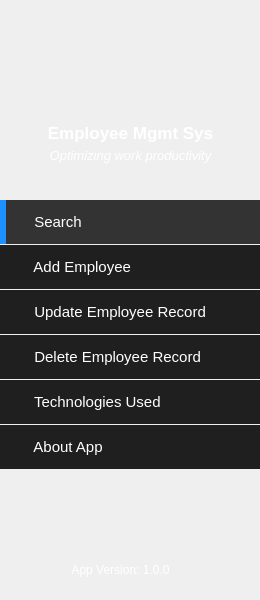
   <widget class="QWidget" name="leftWidget" native="true">
    <property name="geometry">
     <rect>
      <x>0</x>
      <y>0</y>
      <width>260</width>
      <height>600</height>
     </rect>
    </property>
    <property name="styleSheet">
     <string notr="true">#leftWidget
{
	width:260px;
	background:#1F1F1F;
}</string>
    </property>
    <widget class="QLabel" name="label">
     <property name="geometry">
      <rect>
       <x>-40</x>
       <y>10</y>
       <width>325</width>
       <height>125</height>
      </rect>
     </property>
     <property name="text">
      <string/>
     </property>
     <property name="pixmap">
      <pixmap resource="resources.qrc">:/Images/Corporate Management.png</pixmap>
     </property>
     <property name="scaledContents">
      <bool>true</bool>
     </property>
    </widget>
    <widget class="QLabel" name="label_2">
     <property name="geometry">
      <rect>
       <x>0</x>
       <y>118</y>
       <width>261</width>
       <height>31</height>
      </rect>
     </property>
     <property name="font">
      <font>
       <family>Segoe UI</family>
       <pointsize>13</pointsize>
       <weight>75</weight>
       <bold>true</bold>
      </font>
     </property>
     <property name="text">
      <string>&lt;html&gt;&lt;head/&gt;&lt;body&gt;&lt;p align=&quot;center&quot;&gt;&lt;span style=&quot; color:#ffffff;&quot;&gt;Employee Mgmt Sys&lt;/span&gt;&lt;/p&gt;&lt;/body&gt;&lt;/html&gt;</string>
     </property>
    </widget>
    <widget class="QLabel" name="label_3">
     <property name="geometry">
      <rect>
       <x>0</x>
       <y>146</y>
       <width>261</width>
       <height>20</height>
      </rect>
     </property>
     <property name="font">
      <font>
       <pointsize>9</pointsize>
      </font>
     </property>
     <property name="text">
      <string>&lt;html&gt;&lt;head/&gt;&lt;body&gt;&lt;p align=&quot;center&quot;&gt;&lt;span style=&quot; font-size:10pt; font-style:italic; color:#ffffff;&quot;&gt;Optimizing work productivity&lt;/span&gt;&lt;/p&gt;&lt;/body&gt;&lt;/html&gt;</string>
     </property>
    </widget>
    <widget class="QPushButton" name="searchButton">
     <property name="geometry">
      <rect>
       <x>0</x>
       <y>200</y>
       <width>260</width>
       <height>44</height>
      </rect>
     </property>
     <property name="font">
      <font>
       <pointsize>11</pointsize>
      </font>
     </property>
     <property name="styleSheet">
      <string notr="true">#searchButton
{
	text-align:left;
	padding-left:20px;
	border:none;
	border-left:6px solid dodgerblue;
	color:white;	
	background:#333333;
}</string>
     </property>
     <property name="text">
      <string>  Search</string>
     </property>
     <property name="icon">
      <iconset resource="resources.qrc">
       <normaloff>:/Images/icons8_Find_User_Male_50px.png</normaloff>:/Images/icons8_Find_User_Male_50px.png</iconset>
     </property>
     <property name="iconSize">
      <size>
       <width>32</width>
       <height>32</height>
      </size>
     </property>
    </widget>
    <widget class="QPushButton" name="aboutButton">
     <property name="geometry">
      <rect>
       <x>0</x>
       <y>425</y>
       <width>260</width>
       <height>44</height>
      </rect>
     </property>
     <property name="font">
      <font>
       <pointsize>11</pointsize>
      </font>
     </property>
     <property name="styleSheet">
      <string notr="true">#aboutButton
{
	text-align:left;
	padding-left:26px;
	border:none;	
	color:white;	
	background:#1F1F1F;
}
#aboutButton:hover
{
	text-align:left;
	padding-left:26px;	
	border:none;	
	color:white;	
	background:#333333;
}</string>
     </property>
     <property name="text">
      <string>  About App</string>
     </property>
     <property name="icon">
      <iconset resource="resources.qrc">
       <normaloff>:/Images/icons8_Money_50px_1.png</normaloff>:/Images/icons8_Money_50px_1.png</iconset>
     </property>
     <property name="iconSize">
      <size>
       <width>32</width>
       <height>32</height>
      </size>
     </property>
    </widget>
    <widget class="QPushButton" name="addEmpButton">
     <property name="geometry">
      <rect>
       <x>0</x>
       <y>245</y>
       <width>260</width>
       <height>44</height>
      </rect>
     </property>
     <property name="font">
      <font>
       <pointsize>11</pointsize>
      </font>
     </property>
     <property name="styleSheet">
      <string notr="true">#addEmpButton
{
	text-align:left;
	padding-left:26px;
	border:none;	
	color:white;	
	background:#1F1F1F;
}
#addEmpButton:hover
{
	text-align:left;
	padding-left:26px;
	border:none;	
	color:white;	
	background:#333;
}</string>
     </property>
     <property name="text">
      <string>  Add Employee</string>
     </property>
     <property name="icon">
      <iconset resource="resources.qrc">
       <normaloff>:/Images/icons8_Add_User_Male_50px.png</normaloff>:/Images/icons8_Add_User_Male_50px.png</iconset>
     </property>
     <property name="iconSize">
      <size>
       <width>32</width>
       <height>32</height>
      </size>
     </property>
    </widget>
    <widget class="QPushButton" name="updateEmpButton">
     <property name="geometry">
      <rect>
       <x>0</x>
       <y>290</y>
       <width>260</width>
       <height>44</height>
      </rect>
     </property>
     <property name="font">
      <font>
       <pointsize>11</pointsize>
      </font>
     </property>
     <property name="styleSheet">
      <string notr="true">#updateEmpButton
{
	text-align:left;
	padding-left:26px;
	border:none;	
	color:white;	
	background:#1F1F1F;
}
#updateEmpButton:hover
{
	text-align:left;
	padding-left:26px;
	border:none;	
	color:white;	
	background:#333;
}</string>
     </property>
     <property name="text">
      <string>  Update Employee Record</string>
     </property>
     <property name="icon">
      <iconset resource="resources.qrc">
       <normaloff>:/Images/icons8_Registration_50px.png</normaloff>:/Images/icons8_Registration_50px.png</iconset>
     </property>
     <property name="iconSize">
      <size>
       <width>32</width>
       <height>32</height>
      </size>
     </property>
    </widget>
    <widget class="QPushButton" name="deleteEmpButton">
     <property name="geometry">
      <rect>
       <x>0</x>
       <y>335</y>
       <width>260</width>
       <height>44</height>
      </rect>
     </property>
     <property name="font">
      <font>
       <pointsize>11</pointsize>
      </font>
     </property>
     <property name="styleSheet">
      <string notr="true">#deleteEmpButton
{
	text-align:left;
	padding-left:26px;
	border:none;	
	color:white;	
	background:#1F1F1F;
}
#deleteEmpButton:hover
{
	text-align:left;
	padding-left:26px;
	border:none;	
	color:white;	
	background:#333;
}</string>
     </property>
     <property name="text">
      <string>  Delete Employee Record</string>
     </property>
     <property name="icon">
      <iconset resource="resources.qrc">
       <normaloff>:/Images/icons8_Remove_User_Male_50px.png</normaloff>:/Images/icons8_Remove_User_Male_50px.png</iconset>
     </property>
     <property name="iconSize">
      <size>
       <width>32</width>
       <height>32</height>
      </size>
     </property>
    </widget>
    <widget class="QPushButton" name="techButton">
     <property name="geometry">
      <rect>
       <x>0</x>
       <y>380</y>
       <width>260</width>
       <height>44</height>
      </rect>
     </property>
     <property name="font">
      <font>
       <pointsize>11</pointsize>
      </font>
     </property>
     <property name="styleSheet">
      <string notr="true">#techButton
{
	text-align:left;
	padding-left:26px;
	border:none;	
	color:white;	
	background:#1F1F1F;
}
#techButton:hover
{
	text-align:left;
	padding-left:26px;	
	border:none;	
	color:white;	
	background:#333333;
}</string>
     </property>
     <property name="text">
      <string>  Technologies Used</string>
     </property>
     <property name="icon">
      <iconset resource="resources.qrc">
       <normaloff>:/Images/icons8_Hand_50px.png</normaloff>:/Images/icons8_Hand_50px.png</iconset>
     </property>
     <property name="iconSize">
      <size>
       <width>32</width>
       <height>32</height>
      </size>
     </property>
    </widget>
    <widget class="QLabel" name="label_9">
     <property name="geometry">
      <rect>
       <x>70</x>
       <y>560</y>
       <width>101</width>
       <height>21</height>
      </rect>
     </property>
     <property name="text">
      <string>&lt;html&gt;&lt;head/&gt;&lt;body&gt;&lt;p align=&quot;center&quot;&gt;&lt;span style=&quot; color:#ffffff;&quot;&gt;App Version: 1.0.0&lt;/span&gt;&lt;/p&gt;&lt;/body&gt;&lt;/html&gt;</string>
     </property>
    </widget>
   </widget>
